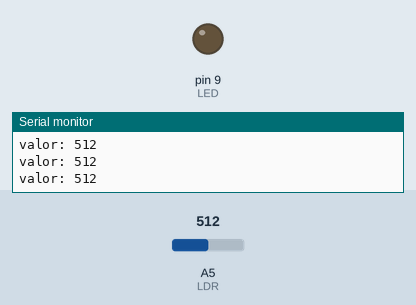
Simulated run of this sketch. Board: Arduino Uno, built with avr-gcc and run on an emulated ATmega328P. On the bench: output pins drawn as LEDs (lit = HIGH), the last lines printed to the serial monitor. Inputs (shaded band) come from the test bench; at power-on: A5 (LDR) = 512.

Above: at 1.2 s.
1.3 s: A5 (LDR) set to 591
2.8 s: A5 (LDR) set to 615
At 4.0 s:
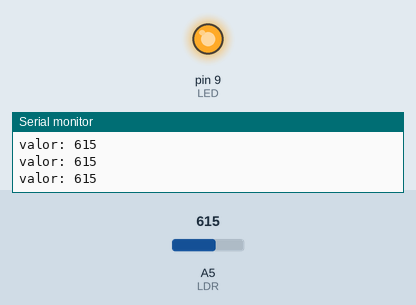
4.3 s: A5 (LDR) set to 590
At 5.4 s:
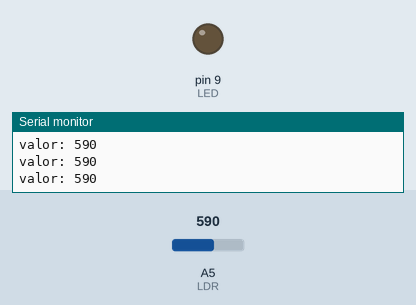
5.8 s: A5 (LDR) set to 610
At 6.8 s:
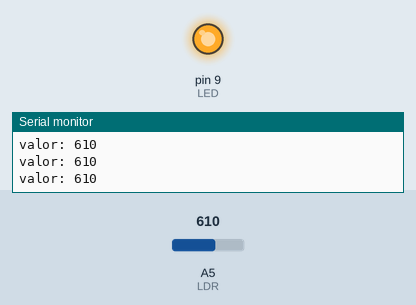
Timing chart, 0 to 8.3 s (numbered marks = the images above; inputs shaded):
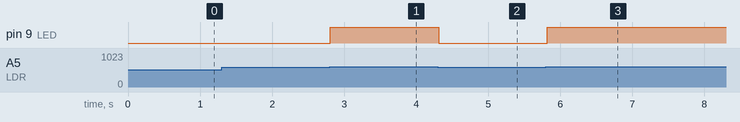

The sketch:

PRJ_SENSOR_LUZ.ino
```cpp
#define LDR A5
#define LED 9

void setup()
{
  pinMode(LDR, INPUT);
  pinMode(LED, OUTPUT);
  Serial.begin(9600);
}

void loop()
{
  int valor = analogRead(LDR);
  Serial.print("valor: ");
  Serial.println(valor);
  if (valor > 600){
    digitalWrite(LED,HIGH);
  }
  else {
    digitalWrite(LED,LOW);
  }
  delay(100);

}
```

Measured:
- the behaviour switches between 600 and 601 on A5 (LDR) (found by bisection; images 0 and 1)
- after the input at 2.8 s, pin 9 (LED): LOW → HIGH at once
- after the input at 4.3 s, pin 9 (LED): HIGH → LOW at once
- after the input at 5.8 s, pin 9 (LED): LOW → HIGH at once
